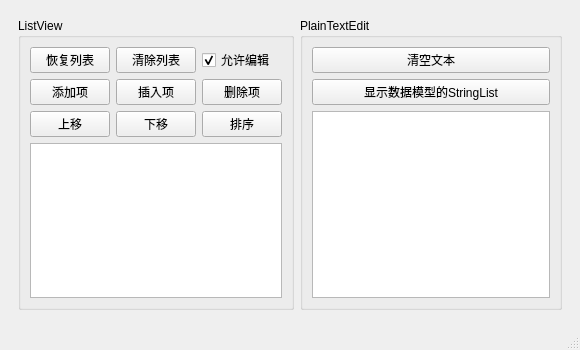
<?xml version="1.0" encoding="UTF-8"?>
<ui version="4.0">
 <class>MainWindow</class>
 <widget class="QMainWindow" name="MainWindow">
  <property name="geometry">
   <rect>
    <x>0</x>
    <y>0</y>
    <width>580</width>
    <height>350</height>
   </rect>
  </property>
  <property name="maximumSize">
   <size>
    <width>580</width>
    <height>370</height>
   </size>
  </property>
  <property name="windowTitle">
   <string>MainWindow</string>
  </property>
  <widget class="QWidget" name="centralwidget">
   <layout class="QHBoxLayout" name="horizontalLayout_2">
    <item>
     <widget class="QWidget" name="widget" native="true">
      <layout class="QHBoxLayout" name="horizontalLayout">
       <item>
        <widget class="QGroupBox" name="groupBox">
         <property name="title">
          <string>ListView</string>
         </property>
         <layout class="QVBoxLayout" name="verticalLayout">
          <item>
           <layout class="QGridLayout" name="gridLayout_2">
            <item row="2" column="2">
             <widget class="QPushButton" name="btnListSort">
              <property name="text">
               <string>排序</string>
              </property>
              <property name="checkable">
               <bool>true</bool>
              </property>
             </widget>
            </item>
            <item row="2" column="1">
             <widget class="QPushButton" name="btnListMoveDown">
              <property name="text">
               <string>下移</string>
              </property>
             </widget>
            </item>
            <item row="1" column="1">
             <widget class="QPushButton" name="btnListInsert">
              <property name="text">
               <string>插入项</string>
              </property>
             </widget>
            </item>
            <item row="0" column="0">
             <widget class="QPushButton" name="btnInitList">
              <property name="text">
               <string>恢复列表</string>
              </property>
             </widget>
            </item>
            <item row="0" column="2">
             <widget class="QCheckBox" name="chkEditable">
              <property name="text">
               <string>允许编辑</string>
              </property>
              <property name="checked">
               <bool>true</bool>
              </property>
             </widget>
            </item>
            <item row="1" column="0">
             <widget class="QPushButton" name="btnListAppend">
              <property name="text">
               <string>添加项</string>
              </property>
             </widget>
            </item>
            <item row="2" column="0">
             <widget class="QPushButton" name="btnListMoveUp">
              <property name="text">
               <string>上移</string>
              </property>
             </widget>
            </item>
            <item row="1" column="2">
             <widget class="QPushButton" name="btnListDelete">
              <property name="text">
               <string>删除项</string>
              </property>
             </widget>
            </item>
            <item row="0" column="1">
             <widget class="QPushButton" name="btnListClear">
              <property name="text">
               <string>清除列表</string>
              </property>
             </widget>
            </item>
           </layout>
          </item>
          <item>
           <widget class="QListView" name="listView"/>
          </item>
         </layout>
        </widget>
       </item>
       <item>
        <widget class="QGroupBox" name="groupBox_2">
         <property name="title">
          <string>PlainTextEdit</string>
         </property>
         <layout class="QVBoxLayout" name="verticalLayout_3">
          <item>
           <layout class="QVBoxLayout" name="verticalLayout_2">
            <item>
             <widget class="QPushButton" name="pushButton">
              <property name="text">
               <string>清空文本</string>
              </property>
             </widget>
            </item>
            <item>
             <widget class="QPushButton" name="pushButton_2">
              <property name="text">
               <string>显示数据模型的StringList</string>
              </property>
             </widget>
            </item>
           </layout>
          </item>
          <item>
           <widget class="QPlainTextEdit" name="plainTextEdit"/>
          </item>
         </layout>
        </widget>
       </item>
      </layout>
     </widget>
    </item>
   </layout>
  </widget>
  <widget class="QStatusBar" name="statusbar"/>
 </widget>
 <resources/>
 <connections/>
</ui>
